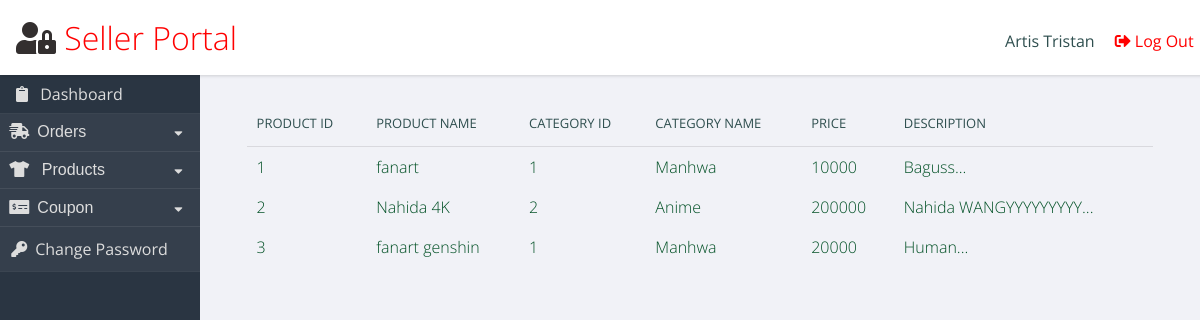
Page /seller.php (signed in) on the committed database.
### tables this page shows
CREATE TABLE `products` (
  `product_id` int NOT NULL,
  `product_name` varchar(100) NOT NULL,
  `category_id` int NOT NULL,
  `date_added` datetime NOT NULL,
  `description` varchar(2000) NOT NULL,
  `price` int NOT NULL,
  `icon_name` varchar(250) NOT NULL
);

CREATE TABLE `category` (
  `category_id` int NOT NULL,
  `category_name` varchar(50) NOT NULL
);

### seller.php (the view, shortened to what this page needs)
<!DOCTYPE>
<html>
<?php
$conn = OpenCon();
if ($_SESSION['logged_in'] == true) {
  $full_name = $_SESSION['fullname'];
}
?>
<head>
  <link rel="stylesheet" href="https://use.fontawesome.com/releases/v5.8.2/css/all.css">
</head>
<header role="banner">
  <h1> <i style="color:#332F2F;" class="fas fa-user-lock"></i> Seller Portal</h1>
  <ul class="utilities">
    <br>
    <li class="users">
      <?php
      echo $full_name;
      ?>
      </a></li>
    <li class="logout"><a href="logout.php"><i class="fas fa-sign-out-alt" style=" margin-right: 4px"></i>Log Out</a></li>
  </ul>
</header>
<nav role='navigation'>
  <ul class="main">
    <li style="padding: 0.5em 1em;"><i class="fas fa-clipboard" style=" margin-right: 8px"></i> Dashboard</li>
    <button class="dropdown-order-btn" onclick="changeordercarret()">
      <font size="3"> <i class="fas fa-shipping-fast" style="margin-right: 8px;"></i>Orders</font><i class="fa fa-caret-down" id="ordercarret"></i>
    </button>
    <button class="dropdown-products-btn" onclick="changeproductcarret()">
      <font size="3"> <i class="fas fa-tshirt" style="margin-right: 8px;"></i> Products</font><i class="fa fa-caret-down" id="productscarret"></i>
    </button>
    <button class="dropdown-coupon-btn" onclick="changecouponcarret()">
      <font size="3"><i class="fas fa-money-check-alt" style="margin-right: 8px;"></i>Coupon</font><i class="fa fa-caret-down" id="couponcarret"></i>
    </button>
    <li class="change_password"><a href="#"><i class="fas fa-key" style=" margin-right: 8px"></i>Change Password</a></li>
  </ul>
</nav>
<main role="main">
  <section class="panel important">
    <body onload="hidefield()">
      <div id="vp" style="display:none">
        <center>
          <table>
            <tr>
              <th>Product ID</th>
              <th>Product Name</th>
              <th>Category ID</th>
              <th>Category Name</th>
              <th>Price</th>
              <th>Description</th>
            </tr>
            <?php
            $users = 'SELECT products.product_id,products.product_name,products.category_id,category.category_name,products.price,products.description FROM products,category WHERE category.category_id=products.category_id';
            $result = mysqli_query($conn, $users);
            if ($result->num_rows == 0) {
              echo "No products found. <br>.";
            } else {
              while ($row = $result->fetch_assoc()) {
                $prid = $row['product_id'];
                $prn = $row['product_name'];
                $prcid = $row['category_id'];
                $prcn = $row['category_name'];
                $prpr = $row['price'];
                $prdes = $row['description'];
                $prdesc = substr($prdes, 0, 20);
                $prdesc = $prdesc . '...';
                $pr_id = '<a href="product_edit.php?productid=' . $prid . '&"><font color=rgb(255,255,255)>' . $prid . '</font></a>';
                $pr_n = '<a href="product_edit.php?productid=' . $prid . '&"><font color=rgb(255,255,255)>' . $prn . '</a></font>';
                $pr_cid = '<a href="product_edit.php?productid=' . $prid . '&"><font color=rgb(255,255,255)>' . $prcid . '</a></font>';
                $pr_cn = '<a href="product_edit.php?productid=' . $prid . '&"><font color=rgb(255,255,255)>' . $prcn . '</a></font>';
                $pr_pr = '<a href="product_edit.php?productid=' . $prid . '&"><font color=rgb(255,255,255)>' . $prpr . '</a></font>';
                $pr_des = '<a href="product_edit.php?productid=' . $prid . '&"><font color=rgb(255,255,255)>' . $prdesc . '</a></font>';
                echo '<tr><td>' . $pr_id . '</td><td>' . $pr_n . '</td><td>' . $pr_cid . '</td><td>' . $pr_cn . '</td><td>' . $pr_pr . '</td><td>' . $pr_des . '</td> </tr>';
              }
            }
            ?>
          </table>
        </center>
      </div>
    </body>
  </section>
</main>
</html>

### seller.php (style rules this page uses)
html { box-sizing: border-box; }
body { background: #f1f2f7; font-family: "Open Sans", arial, sans-serif; color: darkslategray; }
header[role="banner"] { background: white; box-shadow: 1px 1px 3px rgba(0, 0, 0, 0.15); }
header[role="banner"] h1 { margin: 0; font-weight: 300; padding: 1rem; }
header[role="banner"] { padding-right: 0.6em; color: red; }
header[role="banner"] .utilities { width: 100%; background: slategray; color: #ddd; }
header[role="banner"] .utilities li { border-bottom: solid 1px rgba(255, 255, 255, 0.2); }
header[role="banner"] .utilities li a { padding: 0.7em; display: block; }
.dropdown-customer-btn, .dropdown-order-btn, .dropdown-products-btn, .dropdown-coupon-btn { border: none; text-align: left; margin: 0; width: 100%; background: #2a3542; color: #ddd; border-bottom: 1px solid rgba(255, 255, 255, 0.08); padding: 0.7em; }
.fa-caret-down { float: right; padding-right: 8px; margin-top: 4px; }
nav[role="navigation"] { background: #2a3542; color: #ddd; }
nav[role="navigation"] li { border-bottom: 1px solid rgba(255, 255, 255, 0.08); }
nav[role="navigation"] li a { color: #ddd; text-decoration: none; display: block; padding: 0.7em; }
nav[role="navigation"] li a, .dropdown-customer-btn, .dropdown-order-btn, .dropdown-products-btn, .dropdown-coupon-btn { cursor: pointer; color: #ddd; background-color: rgba(255, 255, 255, 0.05); }
a { text-decoration: none; color: inherit; }
ul, li { list-style-type: none; margin: 0; padding: 0; }
table { border-collapse: collapse; width: 96%; margin: 2%; }
th { text-align: left; font-weight: 400; font-size: 13px; text-transform: uppercase; border-bottom: 1px solid rgba(0, 0, 0, 0.1); padding: 0 10px; padding-bottom: 14px; }
td { line-height: 40px; font-weight: 300; padding: 0 10px; }
@media screen and (min-width: 600px) { html, body { height: 100%; } }
@media screen and (min-width: 600px) { header[role="banner"] { position: fixed; top: 0; left: 0; width: 100%; z-index: 99; height: 75px; } }
@media screen and (min-width: 600px) { header[role="banner"] .utilities { position: absolute; top: 0; right: 0; background: transparent; color: darkslategray; width: auto; } }
@media screen and (min-width: 600px) { header[role="banner"] .utilities li { display: inline-block; } }
@media screen and (min-width: 600px) { header[role="banner"] .utilities li a { padding: 0.5em 1em; } }
@media screen and (min-width: 600px) { nav[role="navigation"] { position: fixed; width: 200px; top: 75px; bottom: 0px; left: 0px; } }
@media screen and (min-width: 600px) { main[role="main"] { margin: 75px 0 40px 200px; } }
@media screen and (min-width: 600px) { main[role="main"]:after { content: ""; display: table; clear: both; } }
@media screen and (min-width: 600px) { .panel { margin: 2% 0 0 2%; float: left; width: 96%; } }

### rows in the picture
products: product_id "1", product_name "fanart", category "1", category.category_name "Manhwa", price "10000", prdesc "Baguss..."
products: product_id "2", product_name "Nahida 4K", category "2", category.category_name "Anime", price "200000", prdesc "Nahida WANGYYYYYYYYY..."
products: product_id "3", product_name "fanart genshin", category "1", category.category_name "Manhwa", price "20000", prdesc "Human..."

### other values in the picture
$full_name "Artis Tristan"
